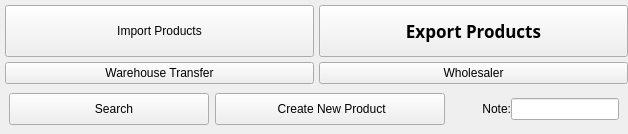
           <widget class="QWidget" name="widget" native="true">
            <layout class="QVBoxLayout" name="verticalLayout_5">
             <property name="spacing">
              <number>0</number>
             </property>
             <property name="leftMargin">
              <number>0</number>
             </property>
             <property name="topMargin">
              <number>0</number>
             </property>
             <property name="rightMargin">
              <number>0</number>
             </property>
             <property name="bottomMargin">
              <number>0</number>
             </property>
             <item>
              <widget class="QWidget" name="widget_3" native="true">
               <layout class="QHBoxLayout" name="horizontalLayout_4">
                <property name="spacing">
                 <number>5</number>
                </property>
                <property name="leftMargin">
                 <number>5</number>
                </property>
                <property name="topMargin">
                 <number>5</number>
                </property>
                <property name="rightMargin">
                 <number>0</number>
                </property>
                <property name="bottomMargin">
                 <number>0</number>
                </property>
                <item>
                 <widget class="QPushButton" name="import_btn">
                  <property name="minimumSize">
                   <size>
                    <width>0</width>
                    <height>52</height>
                   </size>
                  </property>
                  <property name="styleSheet">
                   <string notr="true"/>
                  </property>
                  <property name="text">
                   <string>Import Products</string>
                  </property>
                 </widget>
                </item>
                <item>
                 <widget class="QPushButton" name="export_btn">
                  <property name="minimumSize">
                   <size>
                    <width>0</width>
                    <height>52</height>
                   </size>
                  </property>
                  <property name="font">
                   <font>
                    <family>Comfortaa</family>
                    <pointsize>13</pointsize>
                    <weight>75</weight>
                    <italic>false</italic>
                    <bold>true</bold>
                    <underline>false</underline>
                    <strikeout>false</strikeout>
                   </font>
                  </property>
                  <property name="styleSheet">
                   <string notr="true"/>
                  </property>
                  <property name="text">
                   <string>Export Products</string>
                  </property>
                 </widget>
                </item>
               </layout>
              </widget>
             </item>
             <item>
              <widget class="QWidget" name="widget_4" native="true">
               <layout class="QHBoxLayout" name="horizontalLayout_5">
                <property name="spacing">
                 <number>5</number>
                </property>
                <property name="leftMargin">
                 <number>5</number>
                </property>
                <property name="topMargin">
                 <number>5</number>
                </property>
                <property name="rightMargin">
                 <number>0</number>
                </property>
                <property name="bottomMargin">
                 <number>0</number>
                </property>
                <item>
                 <widget class="QPushButton" name="transfer">
                  <property name="styleSheet">
                   <string notr="true"/>
                  </property>
                  <property name="text">
                   <string>Warehouse Transfer</string>
                  </property>
                 </widget>
                </item>
                <item>
                 <widget class="QPushButton" name="wholesaler">
                  <property name="styleSheet">
                   <string notr="true"/>
                  </property>
                  <property name="text">
                   <string>Wholesaler</string>
                  </property>
                 </widget>
                </item>
               </layout>
              </widget>
             </item>
             <item>
              <widget class="QWidget" name="widget_7" native="true">
               <layout class="QHBoxLayout" name="horizontalLayout_8">
                <item>
                 <widget class="QPushButton" name="search_btn">
                  <property name="minimumSize">
                   <size>
                    <width>200</width>
                    <height>32</height>
                   </size>
                  </property>
                  <property name="maximumSize">
                   <size>
                    <width>200</width>
                    <height>16777215</height>
                   </size>
                  </property>
                  <property name="text">
                   <string>   Search</string>
                  </property>
                  <property name="icon">
                   <iconset>
                    <normaloff>../icons/search-white.svg</normaloff>../icons/search-white.svg</iconset>
                  </property>
                  <property name="iconSize">
                   <size>
                    <width>20</width>
                    <height>20</height>
                   </size>
                  </property>
                  <property name="shortcut">
                   <string>Ctrl+S</string>
                  </property>
                 </widget>
                </item>
                <item>
                 <widget class="QPushButton" name="create_product">
                  <property name="minimumSize">
                   <size>
                    <width>230</width>
                    <height>32</height>
                   </size>
                  </property>
                  <property name="maximumSize">
                   <size>
                    <width>230</width>
                    <height>16777215</height>
                   </size>
                  </property>
                  <property name="text">
                   <string> Create New Product</string>
                  </property>
                  <property name="icon">
                   <iconset>
                    <normaloff>../icons/file-plus-white.svg</normaloff>../icons/file-plus-white.svg</iconset>
                  </property>
                  <property name="iconSize">
                   <size>
                    <width>20</width>
                    <height>20</height>
                   </size>
                  </property>
                 </widget>
                </item>
                <item>
                 <widget class="QWidget" name="widget_5" native="true">
                  <layout class="QHBoxLayout" name="horizontalLayout_9">
                   <property name="spacing">
                    <number>0</number>
                   </property>
                   <property name="leftMargin">
                    <number>0</number>
                   </property>
                   <property name="topMargin">
                    <number>0</number>
                   </property>
                   <property name="rightMargin">
                    <number>0</number>
                   </property>
                   <property name="bottomMargin">
                    <number>0</number>
                   </property>
                   <item>
                    <widget class="QLabel" name="label_3">
                     <property name="minimumSize">
                      <size>
                       <width>60</width>
                       <height>0</height>
                      </size>
                     </property>
                     <property name="text">
                      <string>Note:</string>
                     </property>
                     <property name="alignment">
                      <set>Qt::AlignRight|Qt::AlignTrailing|Qt::AlignVCenter</set>
                     </property>
                    </widget>
                   </item>
                   <item>
                    <widget class="QLineEdit" name="lineEdit"/>
                   </item>
                  </layout>
                 </widget>
                </item>
               </layout>
              </widget>
             </item>
            </layout>
           </widget>
